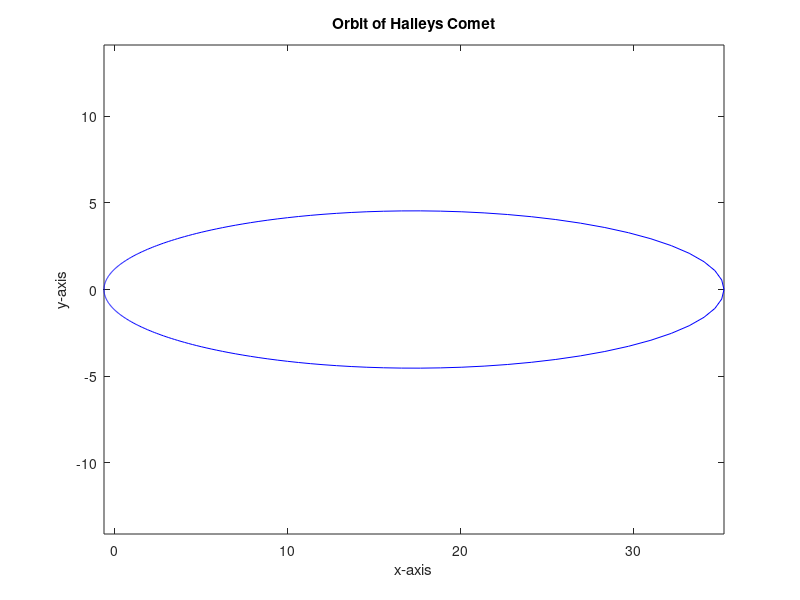

Recreate this plot in MATLAB.
%plots orbit of Halley's Comet

a = 17.9;
e = 0.967276;
theta = 0:2*pi/400:2*pi;
r = a*(1-e^2)./(1-e*cos(theta));

x = r.*cos(theta);
y = r.*sin(theta);

plot(x, y, 'b');
xlabel('x-axis');
ylabel('y-axis');
title('Orbit of Halleys Comet');
axis equal;